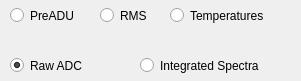
    <widget class="QWidget" name="qradiowidget" native="true">
     <property name="geometry">
      <rect>
       <x>330</x>
       <y>10</y>
       <width>301</width>
       <height>81</height>
      </rect>
     </property>
     <widget class="QRadioButton" name="qradio_int_spectra">
      <property name="geometry">
       <rect>
        <x>140</x>
        <y>50</y>
        <width>151</width>
        <height>31</height>
       </rect>
      </property>
      <property name="text">
       <string>Integrated Spectra</string>
      </property>
      <property name="checked">
       <bool>false</bool>
      </property>
     </widget>
     <widget class="QRadioButton" name="qradio_preadu">
      <property name="geometry">
       <rect>
        <x>10</x>
        <y>0</y>
        <width>81</width>
        <height>31</height>
       </rect>
      </property>
      <property name="text">
       <string>PreADU</string>
      </property>
      <property name="checked">
       <bool>false</bool>
      </property>
     </widget>
     <widget class="QRadioButton" name="qradio_raw">
      <property name="geometry">
       <rect>
        <x>10</x>
        <y>50</y>
        <width>91</width>
        <height>31</height>
       </rect>
      </property>
      <property name="toolTip">
       <string>&lt;html&gt;&lt;head/&gt;&lt;body&gt;&lt;p align=&quot;center&quot;&gt;Acquire Raw ADC Data&lt;br/&gt;and&lt;br/&gt;Compute OFFLINE Spectra&lt;/p&gt;&lt;/body&gt;&lt;/html&gt;</string>
      </property>
      <property name="text">
       <string>Raw ADC</string>
      </property>
      <property name="checked">
       <bool>true</bool>
      </property>
     </widget>
     <widget class="QRadioButton" name="qradio_temps">
      <property name="geometry">
       <rect>
        <x>170</x>
        <y>0</y>
        <width>121</width>
        <height>31</height>
       </rect>
      </property>
      <property name="text">
       <string>Temperatures</string>
      </property>
      <property name="checked">
       <bool>false</bool>
      </property>
     </widget>
     <widget class="QRadioButton" name="qradio_rms">
      <property name="geometry">
       <rect>
        <x>100</x>
        <y>0</y>
        <width>61</width>
        <height>31</height>
       </rect>
      </property>
      <property name="text">
       <string>RMS</string>
      </property>
      <property name="checked">
       <bool>false</bool>
      </property>
     </widget>
    </widget>
